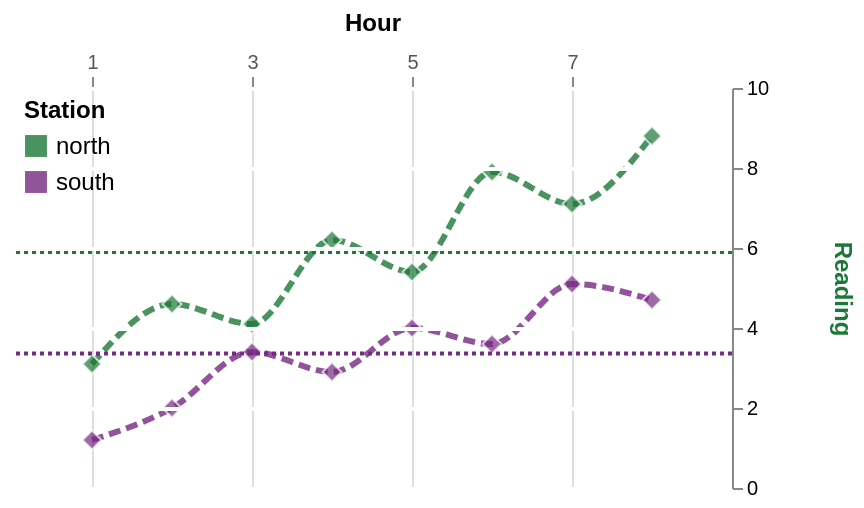

Write the Vega-Lite specification saved for this chart.
### Vega-Lite specification from a JSON file in a GitHub repository (floating-point values rounded to 4 significant figures)
{"$schema": "https://vega.github.io/schema/vega-lite/v6.json", "description": "fc-qx1.44 customization: line, point and mean-rule layers with a customized legend, top and right axes and a front axis (zindex).", "width": 360, "height": 200, "data": {"values": [{"t": 1, "v": 3.1, "s": "north"}, {"t": 2, "v": 4.6, "s": "north"}, {"t": 3, "v": 4.1, "s": "north"}, {"t": 4, "v": 6.2, "s": "north"}, {"t": 5, "v": 5.4, "s": "north"}, {"t": 6, "v": 7.9, "s": "north"}, {"t": 7, "v": 7.1, "s": "north"}, {"t": 8, "v": 8.8, "s": "north"}, {"t": 1, "v": 1.2, "s": "south"}, {"t": 2, "v": 2.0, "s": "south"}, {"t": 3, "v": 3.4, "s": "south"}, {"t": 4, "v": 2.9, "s": "south"}, {"t": 5, "v": 4.0, "s": "south"}, {"t": 6, "v": 3.6, "s": "south"}, {"t": 7, "v": 5.1, "s": "south"}, {"t": 8, "v": 4.7, "s": "south"}]}, "encoding": {"color": {"field": "s", "type": "nominal", "scale": {"range": ["#1b7837", "#762a83"]}, "legend": {"title": "Station", "orient": "top-left", "offset": 6}}}, "layer": [{"mark": {"type": "line", "strokeWidth": 3, "strokeDash": [6, 3], "interpolate": "monotone", "opacity": 0.8}, "encoding": {"x": {"field": "t", "type": "quantitative", "scale": {"domain": [0, 9], "nice": false}, "axis": {"orient": "top", "values": [1, 3, 5, 7], "title": "Hour", "labelColor": "#555555", "tickSize": 6}}, "y": {"field": "v", "type": "quantitative", "scale": {"zero": false, "domain": [0, 10]}, "axis": {"orient": "right", "tickCount": 5, "zindex": 1, "gridColor": "#ffffff", "gridWidth": 2, "title": "Reading", "titleColor": "#1b7837", "minExtent": 40}}}}, {"mark": {"type": "point", "shape": "diamond", "filled": true, "size": 90, "stroke": "white", "strokeWidth": 1}, "encoding": {"x": {"field": "t", "type": "quantitative"}, "y": {"field": "v", "type": "quantitative"}}}, {"mark": {"type": "rule", "strokeDash": [2, 2], "strokeWidth": 2}, "encoding": {"y": {"aggregate": "mean", "field": "v", "type": "quantitative"}}}], "config": {"view": {"stroke": null}, "axis": {"domainColor": "#888888", "tickColor": "#888888", "labelFontSize": 10, "titleFontSize": 12, "titlePadding": 8}, "legend": {"labelFontSize": 12, "titleFontSize": 12, "titleFontWeight": "bold", "symbolType": "square", "symbolSize": 120, "symbolStrokeWidth": 0, "rowPadding": 6}}}
